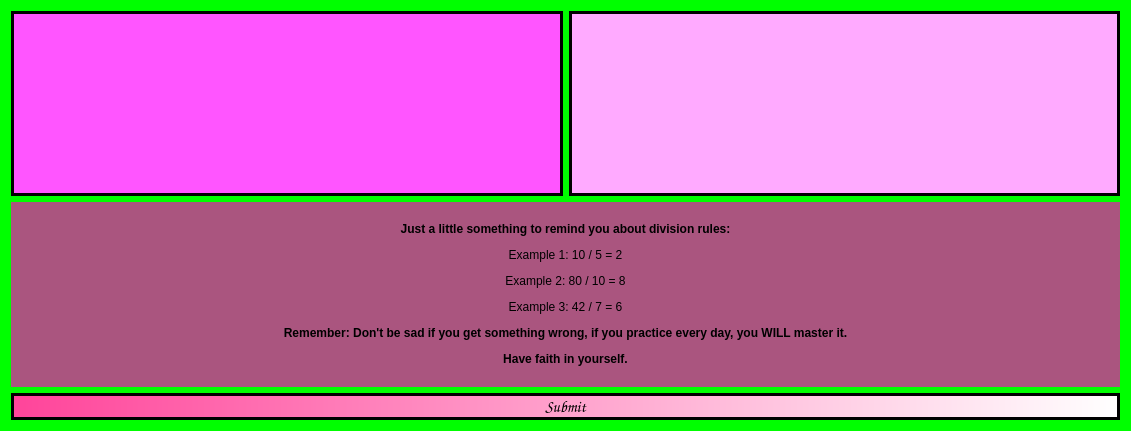
<?xml version="1.0" encoding="UTF-8"?>
<ui version="4.0">
 <class>g2C_division</class>
 <widget class="QDialog" name="g2C_division">
  <property name="geometry">
   <rect>
    <x>0</x>
    <y>0</y>
    <width>1131</width>
    <height>431</height>
   </rect>
  </property>
  <property name="windowTitle">
   <string>Dialog</string>
  </property>
  <property name="styleSheet">
   <string notr="true">background-color: rgb(0, 255, 0);</string>
  </property>
  <layout class="QGridLayout" name="gridLayout">
   <item row="0" column="0">
    <widget class="QLabel" name="label">
     <property name="sizePolicy">
      <sizepolicy hsizetype="Expanding" vsizetype="Expanding">
       <horstretch>0</horstretch>
       <verstretch>0</verstretch>
      </sizepolicy>
     </property>
     <property name="styleSheet">
      <string notr="true">font: 12pt &quot;Comic Sans MS&quot;;
border: 3px solid black;
qproperty-alignment: AlignCenter;
background-color: rgb(255, 85, 255);</string>
     </property>
     <property name="text">
      <string>&lt;html&gt;&lt;head/&gt;&lt;body&gt;&lt;p&gt;&lt;br/&gt;&lt;/p&gt;&lt;/body&gt;&lt;/html&gt;</string>
     </property>
    </widget>
   </item>
   <item row="0" column="1">
    <widget class="QLineEdit" name="lineEdit">
     <property name="sizePolicy">
      <sizepolicy hsizetype="Expanding" vsizetype="Expanding">
       <horstretch>0</horstretch>
       <verstretch>0</verstretch>
      </sizepolicy>
     </property>
     <property name="styleSheet">
      <string notr="true">font: 12pt &quot;Comic Sans MS&quot;;
border: 3px solid black;
qproperty-alignment: AlignCenter;
background-color: rgb(255, 170, 255);</string>
     </property>
    </widget>
   </item>
   <item row="1" column="0" colspan="2">
    <widget class="QLabel" name="label_2">
     <property name="sizePolicy">
      <sizepolicy hsizetype="Expanding" vsizetype="Expanding">
       <horstretch>0</horstretch>
       <verstretch>0</verstretch>
      </sizepolicy>
     </property>
     <property name="styleSheet">
      <string notr="true">font: 75 12pt &quot;Comic Sans MS&quot;;
background-color: rgb(170, 85, 127);</string>
     </property>
     <property name="text">
      <string>&lt;html&gt;&lt;head/&gt;&lt;body&gt;&lt;p align=&quot;center&quot;&gt;&lt;span style=&quot; font-weight:600;&quot;&gt;Just a little something to remind you about division rules:&lt;/span&gt;&lt;/p&gt;&lt;p align=&quot;center&quot;&gt;Example 1: 10 / 5 = 2&lt;/p&gt;&lt;p align=&quot;center&quot;&gt;Example 2: 80 / 10 = 8&lt;/p&gt;&lt;p align=&quot;center&quot;&gt;Example 3: 42 / 7 = 6&lt;/p&gt;&lt;p align=&quot;center&quot;&gt;&lt;span style=&quot; font-weight:600;&quot;&gt;Remember: Don't be sad if you get something wrong, if you practice every day, you WILL master it.&lt;/span&gt;&lt;/p&gt;&lt;p align=&quot;center&quot;&gt;&lt;span style=&quot; font-weight:600;&quot;&gt;Have faith in yourself.&lt;/span&gt;&lt;/p&gt;&lt;/body&gt;&lt;/html&gt;</string>
     </property>
    </widget>
   </item>
   <item row="2" column="0" colspan="2">
    <widget class="QPushButton" name="pushButton">
     <property name="font">
      <font>
       <family>Comic Sans MS</family>
       <pointsize>12</pointsize>
       <weight>9</weight>
       <italic>false</italic>
       <bold>false</bold>
      </font>
     </property>
     <property name="styleSheet">
      <string notr="true">background-color: qlineargradient(spread:pad, x1:0, y1:0, x2:1, y2:0, stop:0 rgba(255, 68, 154, 255), stop:1 rgba(255, 255, 255, 255));;

border: 3px solid black;
font: 75 12pt &quot;Comic Sans MS&quot;;</string>
     </property>
     <property name="text">
      <string>Submit</string>
     </property>
    </widget>
   </item>
  </layout>
 </widget>
 <resources/>
 <connections/>
</ui>
